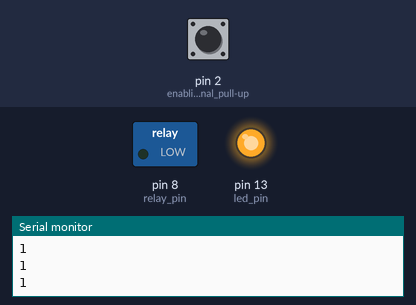
This sketch was run on a simulated Arduino Uno, built with avr-gcc and run on an emulated ATmega328P. On the bench: switched loads named in the sketch (green lamp = pin HIGH), output pins drawn as LEDs (lit = HIGH), the last lines printed to the serial monitor. Inputs (shaded band) come from the test bench; at power-on: pin 2 (enabling_internal_pull-up) HIGH.

Above: at 1.2 s.
1.3 s: pin 2 (enabling_internal_pull-up) pulled LOW for 0.15 s
At 1.7 s:
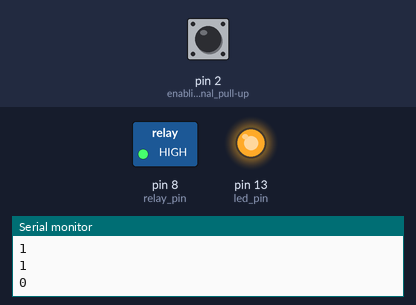
4.4 s: pin 2 (enabling_internal_pull-up) pulled LOW for 3.2 s
At 11.8 s:
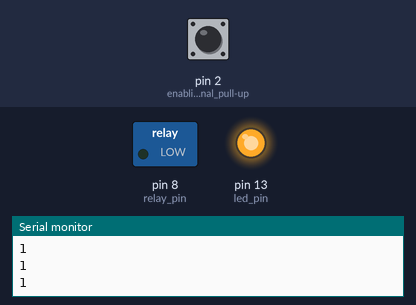
Timing chart, 0 to 13.3 s (numbered marks = the images above; inputs shaded):
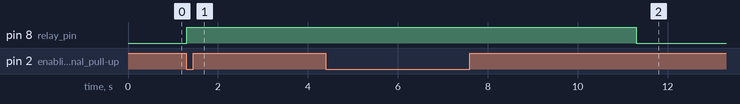

The sketch:

final_button_relay.ino
```cpp
int relay_pin = 8;
int led_pin = 13;
void setup() {
  Serial.begin(9600);

  pinMode(2, INPUT_PULLUP); // enabling internal pull-up resistor
  pinMode(relay_pin,OUTPUT);
  pinMode(led_pin,OUTPUT);
  digitalWrite(led_pin,HIGH);}


void loop() {
  int val = digitalRead(2);
  Serial.println(val);

  if (val == LOW) {
    digitalWrite(relay_pin, HIGH);
    delay(5000);
  } else {
    digitalWrite(relay_pin, LOW);
  }
}
```

Measured:
- after the input at 1.3 s, pin 8 (relay_pin): LOW → HIGH at once
- after the input at 4.4 s, pin 8 (relay_pin): HIGH → LOW after 6.9 s instead of 1.9 s
